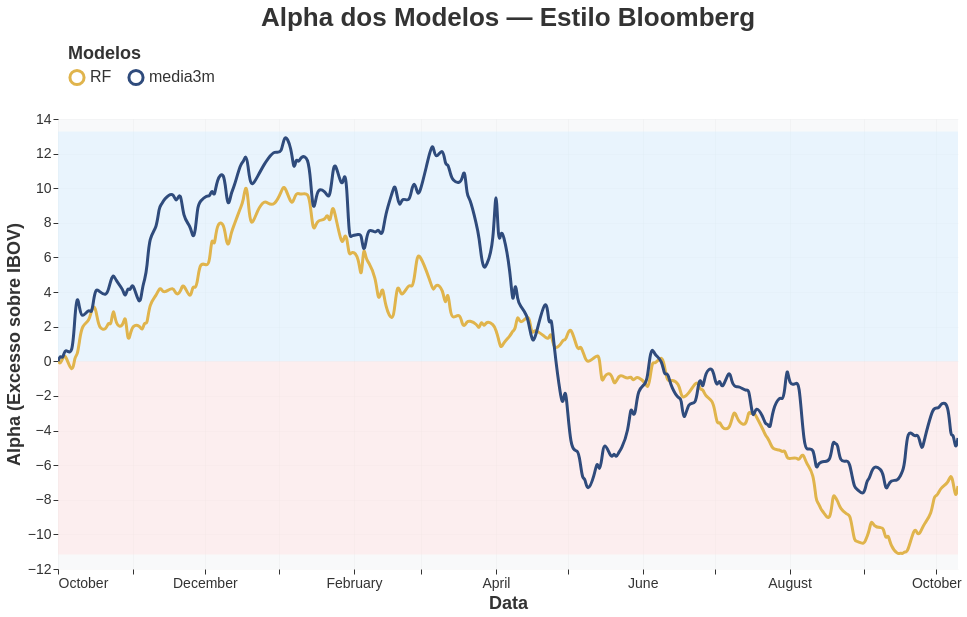

This figure's notebook cell:
### Code cell
y_min = df_alpha_melt["Alpha"].min() * 1
y_max = df_alpha_melt["Alpha"].max() * 1

# ================================
# FAIXAS DE FUNDO POSITIVO / NEGATIVO
# ================================

# fundo azul para alpha > 0
fundo_positivo = alt.Chart(pd.DataFrame({
    "y1": [0],
    "y2": [y_max],
    "x1": [df_alpha_melt["Date"].min()],
    "x2": [df_alpha_melt["Date"].max()],
})).mark_rect(
    color="#D6EDFF",   # azul muito suave
    opacity=0.45
).encode(
    x="x1:T",
    x2="x2:T",
    y="y1:Q",
    y2="y2:Q"
)

# fundo vermelho para alpha < 0
fundo_negativo = alt.Chart(pd.DataFrame({
    "y1": [y_min],
    "y2": [0],
    "x1": [df_alpha_melt["Date"].min()],
    "x2": [df_alpha_melt["Date"].max()],
})).mark_rect(
    color="#FFE0E0",   # vermelho suave
    opacity=0.45
).encode(
    x="x1:T",
    x2="x2:T",
    y="y1:Q",
    y2="y2:Q"
)

# ================================
# GRÁFICO DE LINHAS PROFISSIONAL
# ================================

chart_alpha_lines = (
    alt.Chart(df_alpha_melt)
    .mark_line(strokeWidth=3, interpolate="basis")
    .encode(
        x=alt.X(
            "Date:T",
            title="Data",
            axis=alt.Axis(
                labelAngle=0,
                labelFontSize=14,
                titleFontSize=18,
                grid=True,
                gridOpacity=0.12,
                gridColor="#CCCCCC",
            )
        ),
        y=alt.Y(
            "Alpha:Q",
            title="Alpha (Excesso sobre IBOV)",
            scale=alt.Scale(domain=[y_min, y_max]),
            axis=alt.Axis(
                labelFontSize=14,
                titleFontSize=18,
                grid=True,
                gridOpacity=0.12,
                gridColor="#CCCCCC",
            )
        ),
        color=alt.Color(
            "Modelo:N",
            scale=alt.Scale(range=paleta_bloomberg),
            legend=alt.Legend(
                orient="top",
                title="Modelos",
                columns=3,
                direction="horizontal",
                labelFontSize=16,
                titleFontSize=18,
                symbolSize=200,
                padding=10,
            ),
        ),
        opacity=alt.condition(highlight, alt.value(1), alt.value(0.1)),
        tooltip=[
            alt.Tooltip("Modelo:N"),
            alt.Tooltip("Alpha:Q", title="Alpha", format=".4f"),
            alt.Tooltip("Date:T", title="Data", format="%d/%m/%Y"),
        ],
    )
    .add_selection(highlight)
)

# ================================
# COMBINAR FUNDO + LINHAS
# ================================
chart_alpha = (
    (fundo_negativo + fundo_positivo + chart_alpha_lines)
    .properties(
        width=900,
        height=450,
        title=alt.TitleParams(
            text="Alpha dos Modelos — Estilo Bloomberg",
            anchor="middle",
            fontSize=26,
            fontWeight="bold",
            font="Helvetica",
            color="#333"
        ),
    )
    .configure_view(
        strokeWidth=0,
        fill="#F8F9FA"
    )
    .configure_axis(
        domain=False,
        tickColor="#333",
        labelColor="#333",
        titleColor="#333"
    )
    .configure_legend(
        titleColor="#333",
        labelColor="#333",
        symbolType="circle",
        symbolStrokeWidth=3
    )
    .interactive()
)

chart_alpha.save("static/grafico_alpha.html")
chart_alpha.display()

### Figure 1 — Vega-Lite specification as saved in the notebook (floating-point values rounded to 4 significant figures; data arrays with more than 128 entries replaced by an {"elided": "..."} marker saying what was removed)
{"config": {"view": {"continuousWidth": 300, "continuousHeight": 300, "fill": "#F8F9FA", "strokeWidth": 0}, "axis": {"domain": false, "labelColor": "#333", "tickColor": "#333", "titleColor": "#333"}, "legend": {"labelColor": "#333", "symbolStrokeWidth": 3, "symbolType": "circle", "titleColor": "#333"}}, "layer": [{"data": {"name": "data-611e1ee7fddfc2eaf8d2f3212a63c573"}, "mark": {"type": "rect", "color": "#FFE0E0", "opacity": 0.45}, "encoding": {"x": {"field": "x1", "type": "temporal"}, "x2": {"field": "x2"}, "y": {"field": "y1", "type": "quantitative"}, "y2": {"field": "y2"}}, "name": "view_7"}, {"data": {"name": "data-44be5f134918724a3c21e24c30dd4fc2"}, "mark": {"type": "rect", "color": "#D6EDFF", "opacity": 0.45}, "encoding": {"x": {"field": "x1", "type": "temporal"}, "x2": {"field": "x2"}, "y": {"field": "y1", "type": "quantitative"}, "y2": {"field": "y2"}}}, {"data": {"name": "data-208d7b12708086d15ab1cd0c051fa81b"}, "mark": {"type": "line", "interpolate": "basis", "strokeWidth": 3}, "encoding": {"color": {"field": "Modelo", "legend": {"columns": 3, "direction": "horizontal", "labelFontSize": 16, "orient": "top", "padding": 10, "symbolSize": 200, "title": "Modelos", "titleFontSize": 18}, "scale": {"range": ["#E0B44C", "#2F4B7C", "#003F5C", "#A5A5A5", "#2F9E8F", "#FF7C43", "#D45087"]}, "type": "nominal"}, "opacity": {"condition": {"param": "param_21", "value": 1}, "value": 0.1}, "tooltip": [{"field": "Modelo", "type": "nominal"}, {"field": "Alpha", "format": ".4f", "title": "Alpha", "type": "quantitative"}, {"field": "Date", "format": "%d/%m/%Y", "title": "Data", "type": "temporal"}], "x": {"axis": {"grid": true, "gridColor": "#CCCCCC", "gridOpacity": 0.12, "labelAngle": 0, "labelFontSize": 14, "titleFontSize": 18}, "field": "Date", "title": "Data", "type": "temporal"}, "y": {"axis": {"grid": true, "gridColor": "#CCCCCC", "gridOpacity": 0.12, "labelFontSize": 14, "titleFontSize": 18}, "field": "Alpha", "scale": {"domain": [-11.17, 13.28]}, "title": "Alpha (Excesso sobre IBOV)", "type": "quantitative"}}, "name": "view_5"}], "height": 450, "params": [{"name": "param_21", "select": {"type": "point", "fields": ["Modelo"]}, "bind": "legend", "views": ["view_5"]}, {"name": "param_22", "select": {"type": "interval", "encodings": ["x", "y"]}, "bind": "scales", "views": ["view_7"]}], "title": {"text": "Alpha dos Modelos — Estilo Bloomberg", "anchor": "middle", "color": "#333", "font": "Helvetica", "fontSize": 26, "fontWeight": "bold"}, "width": 900, "$schema": "https://vega.github.io/schema/vega-lite/v5.20.1.json", "datasets": {"data-611e1ee7fddfc2eaf8d2f3212a63c573": [{"y1": -11.17, "y2": 0, "x1": "2024-10-01T00:00:00", "x2": "2025-10-10T00:00:00"}], "data-44be5f134918724a3c21e24c30dd4fc2": [{"y1": 0, "y2": 13.28, "x1": "2024-10-01T00:00:00", "x2": "2025-10-10T00:00:00"}], "data-208d7b12708086d15ab1cd0c051fa81b": {"elided": "514 records"}}}
